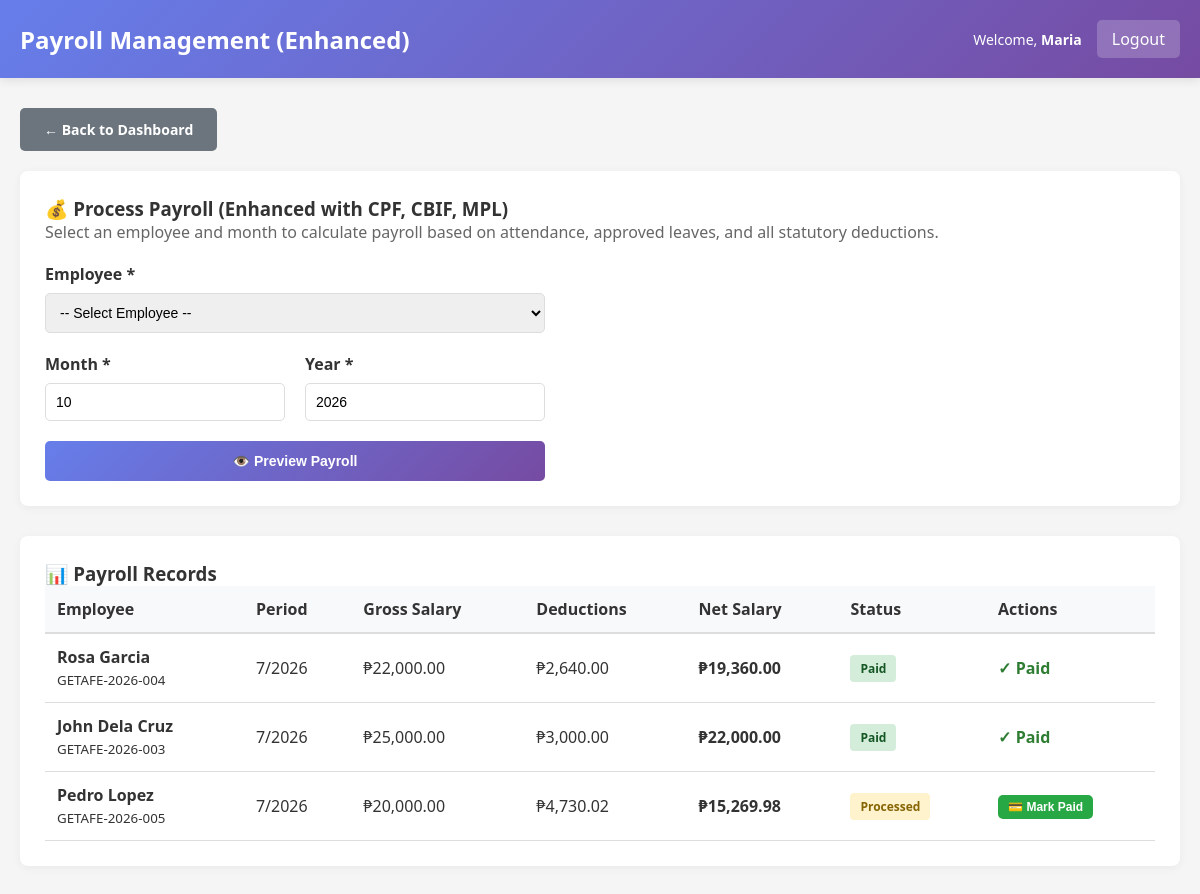
/staff/payroll.php (signed in), run on the app's committed database.
### tables this page shows
CREATE TABLE `employees` (
  `employee_id` int(11) NOT NULL AUTO_INCREMENT,
  `employee_code` varchar(20) NOT NULL,
  `first_name` varchar(50) NOT NULL,
  `last_name` varchar(50) NOT NULL,
  `email` varchar(100) NOT NULL,
  `phone` varchar(20) DEFAULT NULL,
  `position` varchar(100) DEFAULT NULL,
  `salary` decimal(10,2) DEFAULT NULL,
  `date_hired` date DEFAULT NULL,
  `status` enum('active','inactive') DEFAULT 'active',
  `created_at` timestamp NOT NULL DEFAULT current_timestamp(),
  `updated_at` timestamp NOT NULL DEFAULT current_timestamp() ON UPDATE current_timestamp(),
  `department` varchar(100) DEFAULT NULL,
  `qr_code` varchar(255) DEFAULT NULL,
  `qr_generated_date` datetime DEFAULT NULL,
  PRIMARY KEY (`employee_id`),
  UNIQUE KEY `employee_code` (`employee_code`),
  UNIQUE KEY `email` (`email`)
);

CREATE TABLE `payroll` (
  `payroll_id` int(11) NOT NULL AUTO_INCREMENT,
  `employee_id` int(11) NOT NULL,
  `payroll_month` int(11) DEFAULT NULL,
  `payroll_year` int(11) DEFAULT NULL,
  `gross_salary` decimal(10,2) DEFAULT NULL,
  `deductions` decimal(10,2) DEFAULT NULL,
  `net_salary` decimal(10,2) DEFAULT NULL,
  `status` enum('pending','processed','paid') DEFAULT 'pending',
  `created_at` timestamp NOT NULL DEFAULT current_timestamp(),
  PRIMARY KEY (`payroll_id`),
  KEY `employee_id` (`employee_id`),
  CONSTRAINT `payroll_ibfk_1` FOREIGN KEY (`employee_id`) REFERENCES `employees` (`employee_id`)
);

### includes/functions.php (called while the page is built, shortened)
<?php
function get_employee_info($conn, $employee_id) {
    $stmt = $conn->prepare("SELECT * FROM employees WHERE employee_id = ? LIMIT 1");
    $stmt->bind_param("i", $employee_id);
    $stmt->execute();
    $res = $stmt->get_result();
    $row = $res->fetch_assoc();
    return $row ?: null;
}
?>

### includes/payroll_functions.php (called while the page is built, shortened)
<?php
function format_currency($amount) {
    return '₱' . number_format($amount, 2);
}
?>

### staff/payroll.php (the view, shortened to what this page needs)
<?php
require_once '../config/database.php';
require_once '../includes/functions.php';
require_once '../includes/payroll_functions.php';
$staff = get_employee_info($conn, $_SESSION['employee_id']);
$payroll = $conn->query(
    "SELECT p.*, e.first_name, e.last_name, e.employee_code FROM payroll p
     JOIN employees e ON p.employee_id = e.employee_id
     ORDER BY p.payroll_year DESC, p.payroll_month DESC LIMIT 50"
)->fetch_all(MYSQLI_ASSOC);
?>
<!DOCTYPE html>
<html lang="en">
<head>
    <link rel="stylesheet" href="../assets/css/style.css">
</head>
<body>
    <div class="navbar">
        <h2>Payroll Management (Enhanced)</h2>
        <div class="navbar-user">
            <span>Welcome, <strong><?php echo htmlspecialchars($staff['first_name']); ?></strong></span>
            <a href="../logout.php">Logout</a>
        </div>
    </div>
    <div class="container">
        <a href="dashboard.php" class="btn btn-secondary" style="margin-bottom: 20px;">← Back to Dashboard</a>
        <div class="payroll-section">
            <h3>💰 Process Payroll (Enhanced with CPF, CBIF, MPL)</h3>
            <p style="color: #666; margin-bottom: 20px;">
                Select an employee and month to calculate payroll based on attendance, approved leaves, and all statutory deductions.
            </p>
            <form method="POST" style="max-width: 500px;">
                <div class="form-group">
                    <label for="employee">Employee *</label>
                    <select name="employee_id" id="employee" required>
                        <option value="">-- Select Employee --</option>
                    </select>
                </div>
                <div class="grid-2">
                    <div class="form-group">
                        <label for="month">Month *</label>
                        <input type="number" name="month" id="month" min="1" max="12" value="<?php echo (isset($_POST['month']) ? $_POST['month'] : date('m')); ?>" required>
                    </div>
                    <div class="form-group">
                        <label for="year">Year *</label>
                        <input type="number" name="year" id="year" value="<?php echo (isset($_POST['year']) ? $_POST['year'] : date('Y')); ?>" required>
                    </div>
                </div>
                <button type="submit" name="preview_payroll" class="btn btn-primary" style="width: 100%;">👁️ Preview Payroll</button>
            </form>
        </div>
        <div class="payroll-section">
            <h3>📊 Payroll Records</h3>
            <table>
                <thead>
                    <tr>
                        <th>Employee</th>
                        <th>Period</th>
                        <th>Gross Salary</th>
                        <th>Deductions</th>
                        <th>Net Salary</th>
                        <th>Status</th>
                        <th>Actions</th>
                    </tr>
                </thead>
                <tbody>
                    <?php if (!empty($payroll)): ?>
                        <?php foreach ($payroll as $pay): ?>
                        <tr>
                            <td><strong><?php echo htmlspecialchars($pay['first_name'] . ' ' . $pay['last_name']); ?></strong><br><small><?php echo $pay['employee_code']; ?></small></td>
                            <td><?php echo $pay['payroll_month'] . '/' . $pay['payroll_year']; ?></td>
                            <td><?php echo format_currency($pay['gross_salary']); ?></td>
                            <td><?php echo format_currency($pay['deductions']); ?></td>
                            <td><strong><?php echo format_currency($pay['net_salary']); ?></strong></td>
                            <td>
                                <span class="badge <?php echo ($pay['status'] === 'paid' ? 'badge-success' : 'badge-warning'); ?>">
                                    <?php echo ucfirst($pay['status']); ?>
                                </span>
                            </td>
                            <td>
                                <?php if ($pay['status'] === 'processed'): ?>
                                    <form method="POST" style="display: inline;">
                                        <button type="submit" name="mark_paid" class="btn btn-success" style="padding: 5px 10px; font-size: 12px;">💳 Mark Paid</button>
                                    </form>
                                <?php else: ?>
                                    <span style="color: #2e7d32; font-weight: bold;">✓ Paid</span>
                                <?php endif; ?>
                            </td>
                        </tr>
                        <?php endforeach; ?>
                    <?php else: ?>
                    <tr>
                        <td colspan="7" class="text-center" style="padding: 30px;">No payroll records yet</td>
                    </tr>
                    <?php endif; ?>
                </tbody>
            </table>
        </div>
    </div>
</body>
</html>

### assets/css/style.css (style rules this page uses)
* { margin: 0; padding: 0; box-sizing: border-box; }
body { font-family: 'Segoe UI', Tahoma, Geneva, Verdana, sans-serif; background-color: #f5f5f5; color: #333; }
.navbar { background: linear-gradient(135deg, #667eea 0%, #764ba2 100%); color: white; padding: 20px; display: flex; justify-content: space-between; align-items: center; box-shadow: 0 2px 10px rgba(0, 0, 0, 0.1); }
.navbar h2 { font-size: 24px; font-weight: 600; }
.navbar-user { display: flex; gap: 15px; align-items: center; }
.navbar-user span { font-size: 14px; }
.navbar-user a { background: rgba(255, 255, 255, 0.2); color: white; padding: 8px 15px; text-decoration: none; border-radius: 5px; transition: background 0.3s; }
.container { max-width: 1200px; margin: 30px auto; padding: 0 20px; }
.btn { display: inline-block; padding: 12px 24px; border: none; border-radius: 5px; cursor: pointer; font-size: 14px; font-weight: 600; text-decoration: none; transition: all 0.3s; }
.btn-primary { background: linear-gradient(135deg, #667eea 0%, #764ba2 100%); color: white; }
.btn-success { background: #28a745; color: white; }
.btn-secondary { background: #6c757d; color: white; }
table { width: 100%; border-collapse: collapse; }
table thead { background-color: #f8f9fa; border-bottom: 2px solid #ddd; }
table th { padding: 12px; text-align: left; font-weight: 600; color: #333; }
table td { padding: 12px; border-bottom: 1px solid #ddd; }
.badge { display: inline-block; padding: 5px 10px; border-radius: 20px; font-size: 12px; font-weight: 600; }
.badge-success { background-color: #d4edda; color: #155724; }
.badge-warning { background-color: #fff3cd; color: #856404; }
.form-group { margin-bottom: 20px; }
label { display: block; margin-bottom: 8px; font-weight: 600; color: #333; }
input[type="text"], input[type="email"], input[type="password"], input[type="number"], input[type="date"], select, textarea { width: 100%; padding: 10px; border: 1px solid #ddd; border-radius: 5px; font-size: 14px; transition: border-color 0.3s; }
.grid-2 { display: grid; grid-template-columns: repeat(2, 1fr); gap: 20px; }

### staff/payroll.php (style rules this page uses)
.payroll-section { background: white; padding: 25px; border-radius: 8px; margin-bottom: 30px; box-shadow: 0 2px 10px rgba(0, 0, 0, 0.05); }
.grid-2 { display: grid; grid-template-columns: 1fr 1fr; gap: 20px; }
.badge { display: inline-block; padding: 5px 10px; border-radius: 4px; font-size: 12px; font-weight: 600; }

### data on the page
employees: first_name "Maria"
payroll: employee.last_name "Rosa Garcia", employee.employee_code "GETAFE-2026-004", payroll_month "7", payroll_year "2026", gross_salary "₱22,000.00", deductions "₱2,640.00", net_salary "₱19,360.00", status "Paid", shows "✓ Paid"
payroll: employee.last_name "John Dela Cruz", employee.employee_code "GETAFE-2026-003", payroll_month "7", payroll_year "2026", gross_salary "₱25,000.00", deductions "₱3,000.00", net_salary "₱22,000.00", status "Paid", shows "✓ Paid"
payroll: employee.last_name "Pedro Lopez", employee.employee_code "GETAFE-2026-005", payroll_month "7", payroll_year "2026", gross_salary "₱20,000.00", deductions "₱4,730.02", net_salary "₱15,269.98", status "Processed"
